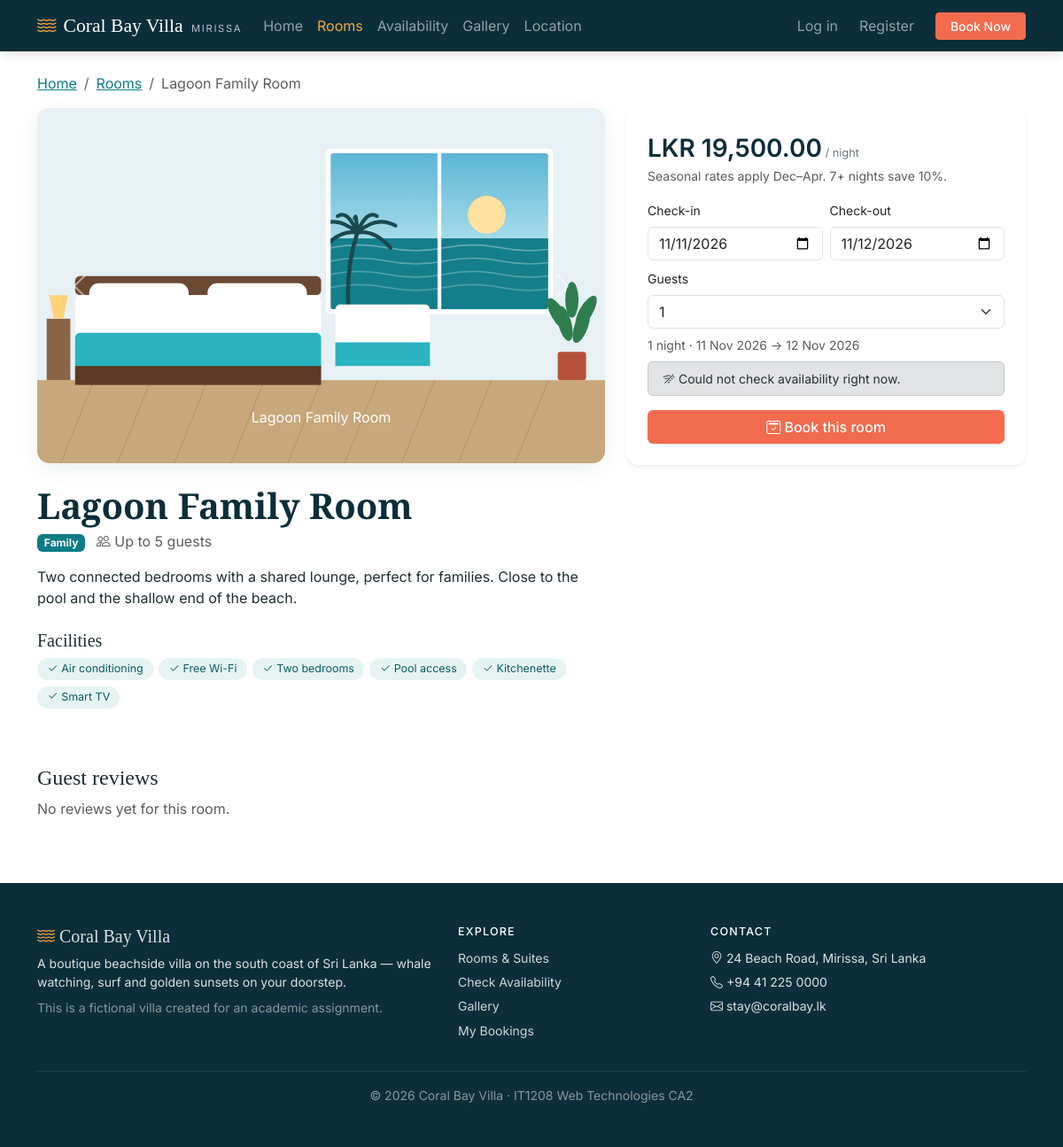
The page /room.php?id=4 on the database as committed earlier.
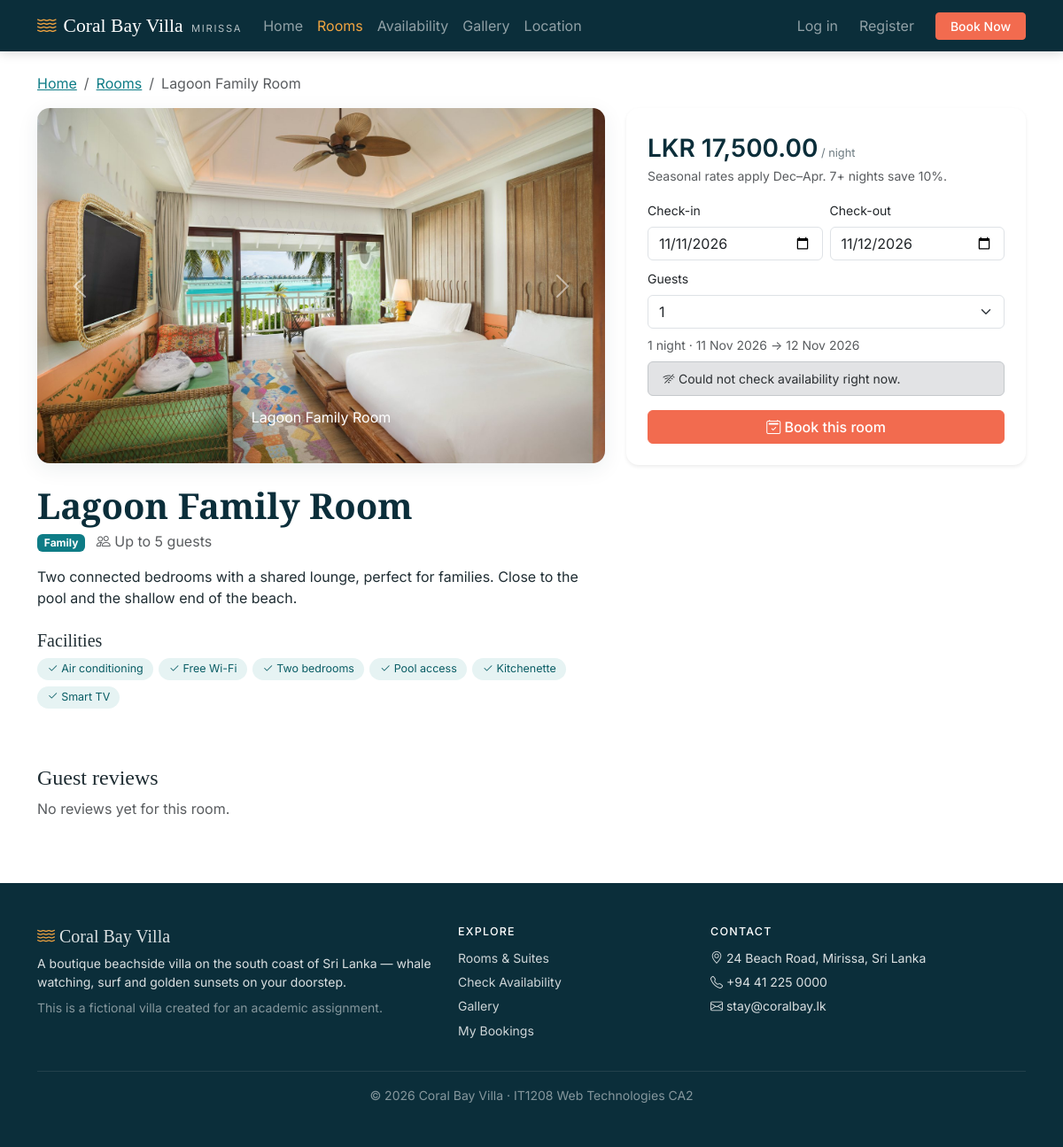
The same page on the database as committed later.
### tables this page shows
CREATE TABLE room_images (
    image_id    INT UNSIGNED AUTO_INCREMENT PRIMARY KEY,
    room_id     INT UNSIGNED NOT NULL,
    file_name   VARCHAR(255) NOT NULL,
    caption     VARCHAR(150) NULL,
    CONSTRAINT fk_image_room FOREIGN KEY (room_id) REFERENCES rooms(room_id)
        ON DELETE CASCADE
);

CREATE TABLE rooms (
    room_id          INT UNSIGNED AUTO_INCREMENT PRIMARY KEY,
    room_name        VARCHAR(100)  NOT NULL,
    room_type        ENUM('Standard','Deluxe','Suite','Family') NOT NULL,
    description      TEXT          NOT NULL,
    facilities       VARCHAR(255)  NOT NULL DEFAULT '',    
    price_per_night  DECIMAL(10,2) NOT NULL CHECK (price_per_night > 0),
    max_guests       TINYINT UNSIGNED NOT NULL CHECK (max_guests BETWEEN 1 AND 10),
    image            VARCHAR(255)  NOT NULL DEFAULT 'default.svg',
    room_status      ENUM('active','inactive') NOT NULL DEFAULT 'active',
    created_at       DATETIME      NOT NULL DEFAULT CURRENT_TIMESTAMP
);

### room.php (called while the page is built)
<?php
require __DIR__ . '/backend/controllers/room.php';
require __DIR__ . '/frontend/views/pages/room.php';

### backend/core/functions.php (called while the page is built, shortened)
<?php
function url(string $path = ''): string
{
    return BASE_URL . '/' . ltrim($path, '/');
}
function money($amount): string
{
    return CURRENCY . ' ' . number_format((float) $amount, 2);
}
function facilities_list(?string $csv): array
{
    return array_values(array_filter(array_map('trim', explode(',', (string) $csv))));
}

### backend/controllers/room.php (called while the page is built, shortened)
<?php
require_once __DIR__ . '/../core/init.php';
$roomId = (int) ($_GET['id'] ?? 0);
$stmt = $pdo->prepare("SELECT * FROM rooms WHERE room_id = ? AND room_status = 'active'");
$stmt->execute([$roomId]);
$room = $stmt->fetch();
$images = $pdo->prepare('SELECT file_name, caption FROM room_images WHERE room_id = ?');
$images->execute([$roomId]);
$images = $images->fetchAll();

### frontend/views/view_helpers.php (called while the page is built, shortened)
<?php
function e($value): string
{
    return htmlspecialchars((string) $value, ENT_QUOTES, 'UTF-8');
}
function img_url(?string $file): string
{
    $file = basename($file ?: 'default.svg');
    $dir  = __DIR__ . '/../assets/img/';
    return asset_url('img/' . rawurlencode($file));
}
function asset_url(string $path): string
{
    return url('frontend/assets/' . ltrim($path, '/'));
}

### frontend/views/pages/room.php (the view, shortened to what the changed rows need)
<?php
require __DIR__ . '/../layout/header.php';
?>
<div class="container py-4">
    <nav aria-label="breadcrumb">
        <ol class="breadcrumb small">
            <li class="breadcrumb-item"><a href="<?= url('index.php') ?>">Home</a></li>
            <li class="breadcrumb-item"><a href="<?= url('rooms.php') ?>">Rooms</a></li>
            <li class="breadcrumb-item active" aria-current="page"><?= e($room['room_name']) ?></li>
        </ol>
    </nav>
    <div class="row g-4">
        <div class="col-lg-7">
            <div id="roomCarousel" class="carousel slide room-carousel" data-bs-ride="false">
                <div class="carousel-inner">
                    <?php foreach ($images as $i => $img): ?>
                        <div class="carousel-item <?= $i === 0 ? 'active' : '' ?>">
                            <img src="<?= img_url($img['file_name']) ?>" class="d-block w-100" alt="<?= e($img['caption'] ?: $room['room_name']) ?>">
                            <?php if ($img['caption']): ?><div class="carousel-caption"><p class="mb-0"><?= e($img['caption']) ?></p></div><?php endif; ?>
                        </div>
                    <?php endforeach; ?>
                </div>
                <?php if (count($images) > 1): ?>
                    <button class="carousel-control-prev" type="button" data-bs-target="#roomCarousel" data-bs-slide="prev"><span class="carousel-control-prev-icon"></span><span class="visually-hidden">Previous</span></button>
                    <button class="carousel-control-next" type="button" data-bs-target="#roomCarousel" data-bs-slide="next"><span class="carousel-control-next-icon"></span><span class="visually-hidden">Next</span></button>
                <?php endif; ?>
            </div>
            <h1 class="section-title mt-4 mb-1"><?= e($room['room_name']) ?></h1>
            <p class="text-muted">
                <span class="badge bg-ocean me-2"><?= e($room['room_type']) ?></span>
                <i class="bi bi-people"></i> Up to <?= (int) $room['max_guests'] ?> guests
            </p>
            <p><?= nl2br(e($room['description'])) ?></p>
            <h2 class="h5 mt-4">Facilities</h2>
            <ul class="facility-tags list-unstyled">
                <?php foreach (facilities_list($room['facilities']) as $f): ?>
                    <li><i class="bi bi-check2"></i> <?= e($f) ?></li>
                <?php endforeach; ?>
            </ul>
        </div>
        <div class="col-lg-5">
            <div class="card booking-box shadow-sm sticky-lg-top">
                <div class="card-body p-4">
                    <p class="price fs-3 mb-0"><?= money($room['price_per_night']) ?><small> / night</small></p>
                    <p class="small text-muted">Seasonal rates apply Dec–Apr. <?= LONG_STAY_NIGHTS ?>+ nights save <?= LONG_STAY_DISCOUNT * 100 ?>%.</p>
                    <form class="js-date-form js-availability-form" action="<?= url('book.php') ?>" method="get" data-room-id="<?= (int) $room['room_id'] ?>" novalidate>
                        <div class="row g-2">
                        </div>
                        <p class="small text-muted mt-2 mb-2 js-nights-label" aria-live="polite"></p>
                        <div class="availability-result js-availability-result" aria-live="polite"></div>
                        <button type="submit" class="btn btn-sunset w-100 mt-3"><i class="bi bi-calendar2-check"></i> Book this room</button>
                    </form>
                </div>
            </div>
        </div>
    </div>
    <section id="reviews" class="mt-5">
        <h2 class="h4">Guest reviews</h2>
    </section>
</div>
<?php require __DIR__ . '/../layout/footer.php'; ?>

Rows that differ between the two databases and show on the page:
changed rooms "Lagoon Family Room": price_per_night "LKR 19,500.00" → "LKR 17,500.00"
changed room_images "Lagoon Family Room": file_name: a different picture
